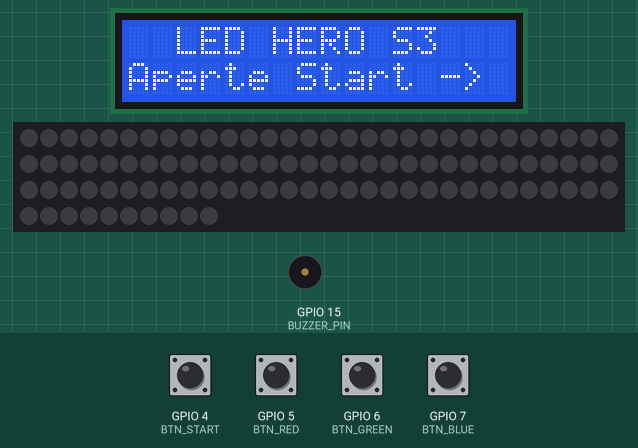
Recording of a program running on a simulated ESP32-S3. Parts: 16×2 character LCD, 100 RGB LEDs in strip order, left to right, continuing on the next row, buzzer (waves = sounding). The test bench sets the inputs (shaded band); at power-on: GPIO 4 (BTN_START), GPIO 5 (BTN_RED), GPIO 6 (BTN_GREEN), GPIO 7 (BTN_BLUE) HIGH. Dim RGB values are drawn brighter than linear; random numbers use the default seed unless the program sets one.

Above: at 1.3 s.
1.4 s: GPIO 4 (BTN_START) pulled LOW for 0.15 s
At 1.9 s:
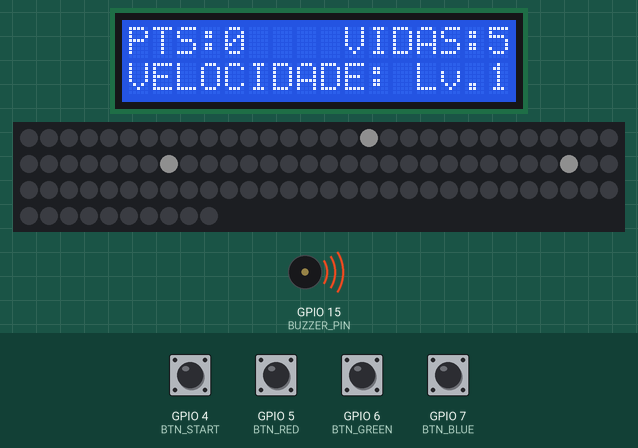
2.1 s: GPIO 4 (BTN_START) pulled LOW for 1 s
At 3.1 s:
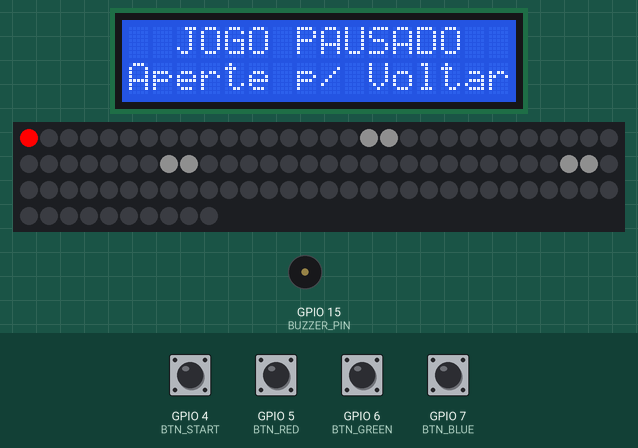
4.6 s: GPIO 4 (BTN_START) pulled LOW for 0.15 s
At 5.28 s:
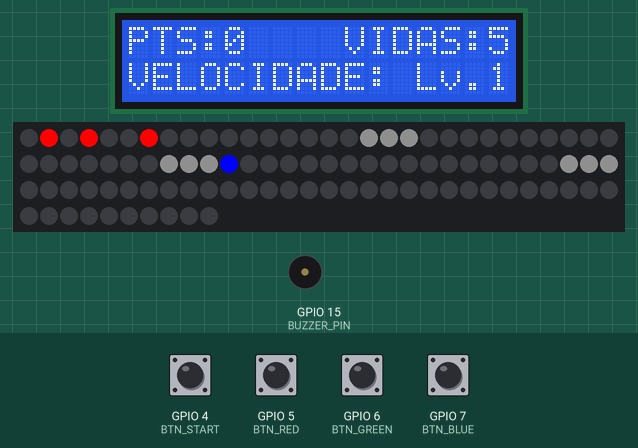
5.3 s: GPIO 4 (BTN_START) pulled LOW for 0.15 s
At 6.6 s:
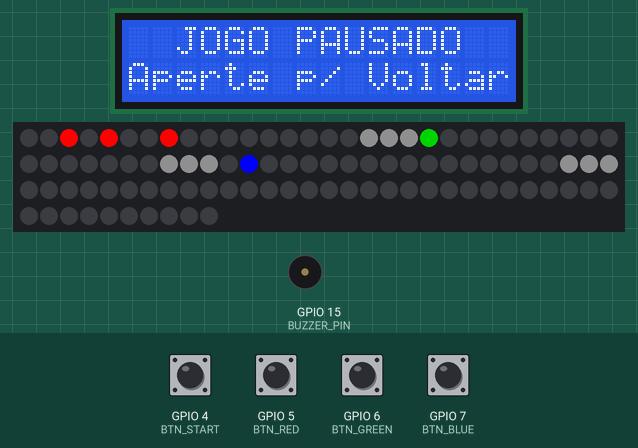
6.9 s: GPIO 4 (BTN_START) pulled LOW for 1 s
At 8.47 s:
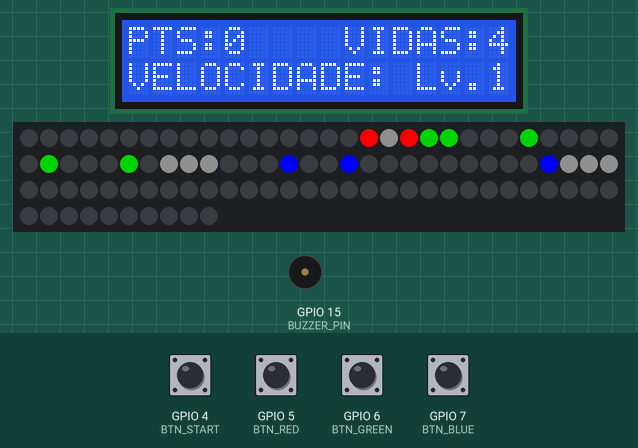
8.5 s: GPIO 5 (BTN_RED) pulled LOW for 0.15 s
At 11.5 s:
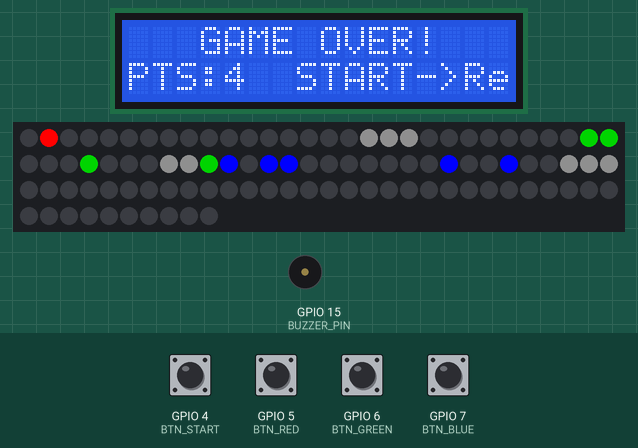
Timing chart, 0 to 12.1 s (numbered marks = the images above; inputs shaded):
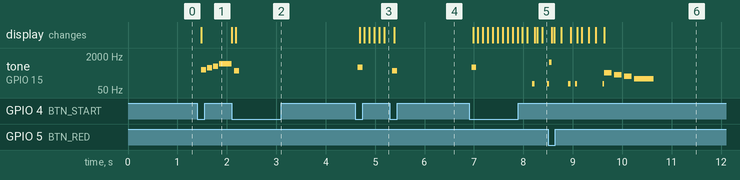

The program:

main.cpp
```cpp
#include <Arduino.h>
#include <Wire.h>
#include <LiquidCrystal_I2C.h>
#include <FastLED.h>

// Configurações da Fita LED
#define LED_PIN       13
#define NUM_LEDS      100 // 100 grupos de 3 leds
#define BRIGHTNESS    255
#define LED_TYPE      WS2811
#define COLOR_ORDER   RGB

// Configurações das Pistas
#define NUM_PISTAS     5
#define LEDS_POR_PISTA 20

// Configurações dos Botões
#define BTN_START     4
#define BTN_RED       5
#define BTN_GREEN     6
#define BTN_BLUE      7

// Configurações dos pinos para futura expansão (Pistas 4 e 5)
// #define BTN_YELLOW  16
// #define BTN_ORANGE  17

// Configuração do Buzzer
#define BUZZER_PIN    15

// Configurações do LCD I2C (Endereço comum: 0x27)
#define LCD_SDA       8
#define LCD_SCL       9
LiquidCrystal_I2C lcd(0x27, 16, 2);

CRGB leds[NUM_LEDS];

// Máquina de Estados do Jogo
enum EstadoJogo {
  ESTADO_MENU,
  ESTADO_JOGANDO,
  ESTADO_PAUSADO,
  ESTADO_GAME_OVER
};
EstadoJogo estadoAtual = ESTADO_MENU;

// Variáveis do Jogo
int pontuacao = 0;
int vidas = 5;
unsigned long ultimoMovimento = 0;
int velocidade = 140; // Tempo em milissegundos para a nota descer 1 bloco (inicia em 140ms)
int chanceDeNota = 12; // Probabilidade de gerar uma nota nova por pista (em %)

// Estados anteriores dos botões para detecção de clique (borda de descida)
bool antStart = HIGH;
bool antRed = HIGH;
bool antGreen = HIGH;
bool antBlue = HIGH;

// Protótipos das funções para o compilador
void emitirSom(unsigned int frequencia, unsigned long duracao);
void somInicio();
void somGameOver();
int obterIndiceLED(int pista, int passo);
void moverNotas();
void verificarJogada();
void acertouNota(int pista);
void errouNota(int pista);
void perdeuNota();
void verificarBotaoStart();
void mostrarMenuInicial();
void atualizarPlacar();
void atualizarVelocidade();
int obterLevel();
void desenharCenario();

void setup() {
  // Inicializa a comunicação Serial nativa USB do ESP32-S3
  Serial.begin(115200);

  // Inicializa I2C nos pinos corretos do ESP32-S3
  Wire.begin(LCD_SDA, LCD_SCL);

  // Inicializa o LCD
  lcd.init();
  lcd.backlight();

  // Inicializa o Buzzer
  pinMode(BUZZER_PIN, OUTPUT);
  digitalWrite(BUZZER_PIN, LOW);

  // Inicializa os LEDs
  FastLED.addLeds<LED_TYPE, LED_PIN, COLOR_ORDER>(leds, NUM_LEDS).setCorrection(TypicalLEDStrip);
  FastLED.setBrightness(BRIGHTNESS);
  FastLED.clear();
  FastLED.show();

  // Inicializa Botões com Pull-up interno (pressionado = LOW)
  pinMode(BTN_START, INPUT_PULLUP);
  pinMode(BTN_RED, INPUT_PULLUP);
  pinMode(BTN_GREEN, INPUT_PULLUP);
  pinMode(BTN_BLUE, INPUT_PULLUP);

  mostrarMenuInicial();
}

void loop() {
  verificarBotaoStart();

  if (estadoAtual == ESTADO_JOGANDO) {
    // 1. Mecânica de descida das notas por tempo (sem travar o código)
    if (millis() - ultimoMovimento >= velocidade) {
      ultimoMovimento = millis();
      moverNotas();

      // Se após o movimento o jogo terminou por perda de vidas, interrompe o loop
      if (estadoAtual == ESTADO_GAME_OVER) {
        return;
      }
    }

    // 2. Verifica se o jogador acertou no tempo correto
    verificarJogada();
  }
}

// Emite um tom sonoro usando a função nativa do core Arduino para ESP32 (não-bloqueante)
void emitirSom(unsigned int frequencia, unsigned long duracao) {
  tone(BUZZER_PIN, frequencia, duracao);
}

// Melodia festiva de início (bloqueante, executada apenas antes do jogo começar)
void somInicio() {
  tone(BUZZER_PIN, 440, 100); // Lá
  delay(120);
  tone(BUZZER_PIN, 554, 100); // Dó#
  delay(120);
  tone(BUZZER_PIN, 659, 100); // Mi
  delay(120);
  tone(BUZZER_PIN, 880, 250); // Lá
  delay(250);
}

// Melodia triste de Game Over (bloqueante, executada após perder o jogo)
void somGameOver() {
  tone(BUZZER_PIN, 330, 150); // Mi
  delay(200);
  tone(BUZZER_PIN, 262, 150); // Dó
  delay(200);
  tone(BUZZER_PIN, 220, 150); // Lá
  delay(200);
  tone(BUZZER_PIN, 165, 400); // Mi
  delay(400);
}

// Retorna o índice físico do LED com base na pista (0 a 4) e no passo lógico (0 a 19)
// 0 é o topo (onde a nota surge) e 19 é o final (zona de impacto / Hit Zone)
int obterIndiceLED(int pista, int passo) {
  // Padrão: Pistas paralelas com a mesma orientação física
  return (pista * LEDS_POR_PISTA) + passo;

  // OPCIONAL: Se a sua fita foi montada em zigue-zague (serpentina)
  // Descomente as linhas abaixo e comente o "return" acima:
  /*
  if (pista % 2 == 1) {
    return (pista * LEDS_POR_PISTA) + (19 - passo);
  } else {
    return (pista * LEDS_POR_PISTA) + passo;
  }
  */
}

// Desenha a linha de mira visual fraca no LED 17 para orientar o jogador
void desenharCenario() {
  for (int pista = 0; pista < 3; pista++) {
    int idxMira = obterIndiceLED(pista, 17);
    if (leds[idxMira] == CRGB::Black) {
      leds[idxMira] = CRGB(15, 15, 15); // Linha cinza fraca
    }
  }
}

// Move as notas nas pistas ativas
void moverNotas() {
  // 1. Detectar notas que chegaram ao fim da pista (passo 19) e passaram sem clique (miss)
  for (int pista = 0; pista < 3; pista++) {
    int idxFim = obterIndiceLED(pista, 19);
    CRGB corNota = leds[idxFim];
    if ((pista == 0 && corNota == CRGB::Red) ||
        (pista == 1 && corNota == CRGB::Green) ||
        (pista == 2 && corNota == CRGB::Blue)) {
      perdeuNota();
    }
  }

  // Se o jogo acabou por falta de vidas na verificação anterior, interrompe
  if (estadoAtual == ESTADO_GAME_OVER) return;

  // 2. Desloca as notas um passo para a frente (de 19 decrescendo até 1)
  for (int pista = 0; pista < NUM_PISTAS; pista++) {
    for (int passo = 19; passo > 0; passo--) {
      int idxAtual = obterIndiceLED(pista, passo);
      int idxAnterior = obterIndiceLED(pista, passo - 1);
      leds[idxAtual] = leds[idxAnterior];
    }

    // 3. Gera nota no início da pista (passo 0) aleatoriamente
    int idxInicio = obterIndiceLED(pista, 0);
    // Ativa geração de notas apenas nas 3 primeiras pistas por enquanto
    if (pista < 3 && random(0, 100) < chanceDeNota) {
      if (pista == 0) leds[idxInicio] = CRGB::Red;
      else if (pista == 1) leds[idxInicio] = CRGB::Green;
      else if (pista == 2) leds[idxInicio] = CRGB::Blue;
    } else {
      leds[idxInicio] = CRGB::Black;
    }
  }

  // Redesenha a mira no cenario
  desenharCenario();
  FastLED.show();
}

// Verifica cliques nos botões de cor e valida contra a Hit Zone (passos 18 e 19)
void verificarJogada() {
  bool lerRed = digitalRead(BTN_RED);
  bool lerGreen = digitalRead(BTN_GREEN);
  bool lerBlue = digitalRead(BTN_BLUE);

  // Botão Vermelho (Pista 0)
  if (lerRed == LOW && antRed == HIGH) {
    int idx19 = obterIndiceLED(0, 19);
    int idx18 = obterIndiceLED(0, 18);
    if (leds[idx19] == CRGB::Red || leds[idx18] == CRGB::Red) {
      acertouNota(0);
    } else {
      errouNota(0);
    }
  }

  // Botão Verde (Pista 1)
  if (lerGreen == LOW && antGreen == HIGH) {
    int idx19 = obterIndiceLED(1, 19);
    int idx18 = obterIndiceLED(1, 18);
    if (leds[idx19] == CRGB::Green || leds[idx18] == CRGB::Green) {
      acertouNota(1);
    } else {
      errouNota(1);
    }
  }

  // Botão Azul (Pista 2)
  if (lerBlue == LOW && antBlue == HIGH) {
    int idx19 = obterIndiceLED(2, 19);
    int idx18 = obterIndiceLED(2, 18);
    if (leds[idx19] == CRGB::Blue || leds[idx18] == CRGB::Blue) {
      acertouNota(2);
    } else {
      errouNota(2);
    }
  }

  antRed = lerRed;
  antGreen = lerGreen;
  antBlue = lerBlue;
}

// Ações quando o jogador acerta o timing da nota
void acertouNota(int pista) {
  pontuacao += 10;

  // Limpa a nota acertada substituindo por um brilho branco (feedback visual)
  int idx19 = obterIndiceLED(pista, 19);
  int idx18 = obterIndiceLED(pista, 18);
  leds[idx19] = CRGB::White;
  leds[idx18] = CRGB::White;
  FastLED.show();

  // Logo após o show, reseta para preto para que a nota não persista
  leds[idx19] = CRGB::Black;
  leds[idx18] = CRGB::Black;

  emitirSom(1000, 50); // Beep agudo de sucesso

  atualizarVelocidade();
  atualizarPlacar();
}

// Ações quando o jogador clica sem ter nota na zona de acerto (erro)
void errouNota(int pista) {
  if (pontuacao > 5) pontuacao -= 5;
  else pontuacao = 0;

  if (vidas > 0) vidas--;

  // Sinalização visual de erro na pista (pisca vermelho)
  int idx19 = obterIndiceLED(pista, 19);
  int idx18 = obterIndiceLED(pista, 18);
  leds[idx19] = CRGB(100, 0, 0);
  leds[idx18] = CRGB(100, 0, 0);
  FastLED.show();

  emitirSom(150, 150); // Som de erro grave (buzz)

  if (vidas <= 0) {
    estadoAtual = ESTADO_GAME_OVER;
    atualizarPlacar();
    somGameOver();
  } else {
    atualizarPlacar();
  }
}

// Ações quando uma nota passa da zona sem ser clicada
void perdeuNota() {
  if (pontuacao > 2) pontuacao -= 2;
  else pontuacao = 0;

  if (vidas > 0) vidas--;

  emitirSom(100, 50); // Som discreto de nota perdida

  if (vidas <= 0) {
    estadoAtual = ESTADO_GAME_OVER;
    atualizarPlacar();
    somGameOver();
  } else {
    atualizarPlacar();
  }
}

// Gerenciamento do botão Start/Stop (Branco)
void verificarBotaoStart() {
  bool lerStart = digitalRead(BTN_START);

  if (lerStart == LOW && antStart == HIGH) {
    delay(50); // Debounce

    if (estadoAtual == ESTADO_MENU) {
      // Começa novo jogo
      pontuacao = 0;
      vidas = 5;
      velocidade = 100;
      estadoAtual = ESTADO_JOGANDO;
      FastLED.clear();
      desenharCenario();
      FastLED.show();
      atualizarPlacar();
      somInicio();
    }
    else if (estadoAtual == ESTADO_JOGANDO) {
      // Pausa
      estadoAtual = ESTADO_PAUSADO;
      emitirSom(400, 100);
      lcd.clear();
      lcd.setCursor(0, 0);
      lcd.print("  JOGO PAUSADO  ");
      lcd.setCursor(0, 1);
      lcd.print("Aperte p/ Voltar");
    }
    else if (estadoAtual == ESTADO_PAUSADO) {
      // Despausa
      estadoAtual = ESTADO_JOGANDO;
      emitirSom(600, 100);
      atualizarPlacar();
    }
    else if (estadoAtual == ESTADO_GAME_OVER) {
      // Volta ao Menu
      estadoAtual = ESTADO_MENU;
      mostrarMenuInicial();
    }
  }
  antStart = lerStart;
}

// Exibe a tela do menu inicial
void mostrarMenuInicial() {
  FastLED.clear();
  FastLED.show();
  lcd.clear();
  lcd.setCursor(0, 0);
  lcd.print("  LED HERO S3   ");
  lcd.setCursor(0, 1);
  lcd.print("Aperte Start -> ");
}

// Atualiza o display LCD com dados do placar ou fim de jogo
void atualizarPlacar() {
  lcd.clear();
  if (estadoAtual == ESTADO_JOGANDO) {
    lcd.setCursor(0, 0);
    lcd.print("PTS:");
    lcd.print(pontuacao);

    lcd.setCursor(9, 0);
    lcd.print("VIDAS:");
    lcd.print(vidas);

    lcd.setCursor(0, 1);
    lcd.print("VELOCIDADE: Lv.");
    lcd.print(obterLevel());
  }
  else if (estadoAtual == ESTADO_GAME_OVER) {
    lcd.setCursor(0, 0);
    lcd.print("   GAME OVER!   ");
    lcd.setCursor(0, 1);
    lcd.print("PTS:");
    lcd.print(pontuacao);
    lcd.print("  START->Rec");
  }
}

// Altera a velocidade da descida das notas com base na pontuação
void atualizarVelocidade() {
  if (pontuacao < 100) {
    velocidade = 140;
  } else if (pontuacao < 200) {
    velocidade = 120;
  } else if (pontuacao < 400) {
    velocidade = 100;
  } else if (pontuacao < 600) {
    velocidade = 80;
  } else {
    velocidade = 60;
  }
}

// Retorna o nível de dificuldade com base nos pontos obtidos
int obterLevel() {
  if (pontuacao < 100) return 1;
  if (pontuacao < 200) return 2;
  if (pontuacao < 400) return 3;
  if (pontuacao < 600) return 4;
  return 5;
}
```

Measured:
- after the input at 1.4 s, tone on GPIO 15 (BUZZER_PIN): plays 440 Hz for 0.10 s, 554 Hz for 0.10 s, 659 Hz for 0.10 s, 880 Hz for 0.25 s, starting after 0.08 s; the display: changes after 0.08 s (image 1)
- after the input at 4.6 s, tone on GPIO 15 (BUZZER_PIN): silent → 600 Hz after 0.05 s, → silent 0.10 s later; the display: first changes after 0.08 s (image 3 shows a later state)
- after the input at 6.9 s, tone on GPIO 15 (BUZZER_PIN): plays 600 Hz for 0.10 s, 100 Hz for 0.05 s, 100 Hz for 0.02 s, starting after 0.05 s; the display: first changes after 0.08 s (image 5 shows a later state)
